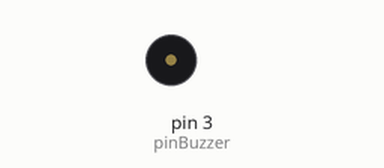
Simulated run of this sketch. Board: Arduino Uno, built with avr-gcc and run on an emulated ATmega328P. Parts: buzzer (waves = sounding).

Above: at 1.3 s.
At 4.05 s:
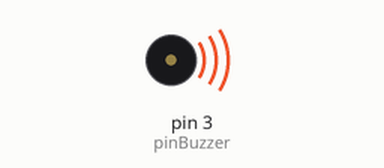
Timing chart, 0 to 4.3 s (numbered marks = the images above):
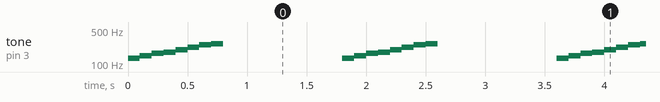

The sketch:

buzzer01.ino
```cpp
int pinBuzzer = 3;
int aPitchData[8] = {131, 147, 165, 175, 196, 220, 247, 262};

void setup() {
  // put your setup code here, to run once:
  pinMode(pinBuzzer, OUTPUT);

}

void loop() {
  // put your main code here, to run repeatedly:
  for (int i = 0; i < 8; i++) {
    tone(pinBuzzer, aPitchData[i],1000);
    delay(100); // to distinguish  the tones
    noTone(pinBuzzer);
  }
  delay(1000);
}
```

Measured:
- by itself, tone on pin 3 (pinBuzzer): repeats every 1.8 s: 147 Hz 0.10 s, 165 Hz 0.10 s, 175 Hz 0.10 s, 196 Hz 0.10 s, 220 Hz 0.10 s, 247 Hz 0.10 s, 262 Hz 0.10 s, silent 1.0 s, 131 Hz 0.10 s
